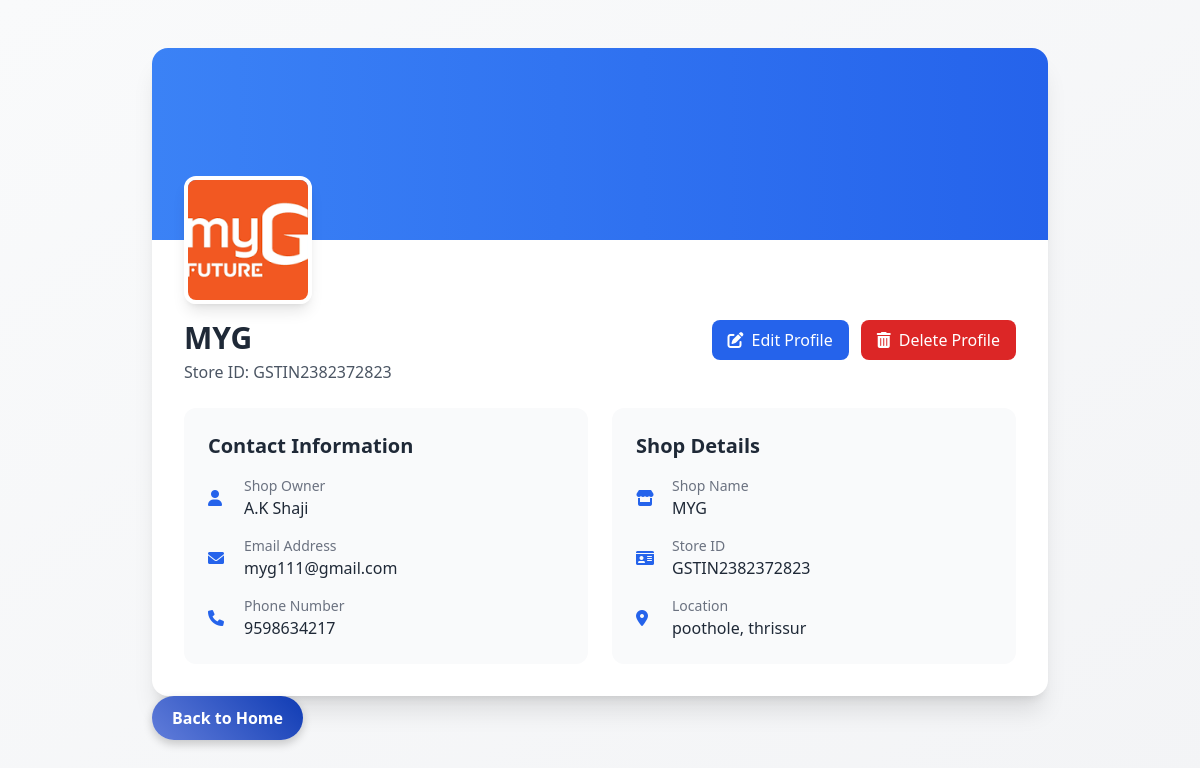
/shopviewprofile/ (signed in), run on the app's committed database.
### app/models.py (models this page shows, shortened)
class shopregister(models.Model):
    shopname=models.CharField(max_length=50,null=True,blank=False)
    shopownername=models.CharField(max_length=50,null=True,blank=False)
    email=models.EmailField(unique=True,null=True,blank=False)
    phone=models.IntegerField(null=True,blank=True)
    storeid=models.CharField(max_length=50,null=True,blank=False,unique=True)
    password=models.CharField(max_length=8,null=True,blank=True)
    image=models.ImageField(upload_to='shop/',null=True,blank=True)
    location=models.CharField(max_length=50,null=True,blank=False)
    status = models.CharField(max_length=10, choices=[('pending', 'Pending'), ('approved', 'Approved')], default='pending')

### app/views.py (the view)
# urls.py: path('shopviewprofile/',views.shopviewprofile,name='shopviewprofile'),
def shopviewprofile(request):
    try:
        email=request.session['semail']
        shop=shopregister.objects.get(email=email)
        if shop:
            return render(request,'shopviewprofile.html',{'shop':shop})
        else:
            return redirect('shoplogin')
    except Exception as e:
        print (e)
        return redirect('shoplogin')

### app/templates/shopviewprofile.html (shortened to what this page needs)
<!DOCTYPE html>
<html lang="en">
<head>
    <script src="https://cdn.tailwindcss.com"></script>
    <link href="https://cdnjs.cloudflare.com/ajax/libs/font-awesome/6.0.0/css/all.min.css" rel="stylesheet">
</head>
<body class="bg-gradient-to-br from-gray-50 to-gray-100 min-h-screen py-12 px-4">
    <div class="max-w-4xl mx-auto">
        <div class="bg-white rounded-2xl shadow-xl overflow-hidden">
            <div class="relative h-48 bg-gradient-to-r from-blue-500 to-blue-600">
                <div class="absolute -bottom-16 left-8">
                    <img src="{{ shop.image.url }}" alt="{{ shop.shopname }}'s Image"
                         class="w-32 h-32 rounded-xl border-4 border-white shadow-lg object-cover">
                </div>
            </div>
            <div class="pt-20 px-8 pb-8">
                <div class="flex justify-between items-start mb-6">
                    <div>
                        <h1 class="text-3xl font-bold text-gray-800">{{ shop.shopname }}</h1>
                        <p class="text-gray-600 mt-1">Store ID: {{ shop.storeid }}</p>
                    </div>
                    <div class="flex space-x-3">
                        <a href="{% url 'shopeditprofile' %}"
                           class="flex items-center px-4 py-2 bg-blue-600 hover:bg-blue-700 text-white rounded-lg transition duration-300">
                            <i class="fas fa-edit mr-2"></i>
                            Edit Profile
                        </a>
                        <a href="/shopdelprofile/{{shop.id}}/"
                           onclick="return confirm('Are you sure you want to delete your profile? This action cannot be undone.')"
                           class="flex items-center px-4 py-2 bg-red-600 hover:bg-red-700 text-white rounded-lg transition duration-300">
                            <i class="fas fa-trash-alt mr-2"></i>
                            Delete Profile
                        </a>
                    </div>
                </div>
                <div class="grid grid-cols-1 md:grid-cols-2 gap-6">
                    <div class="bg-gray-50 rounded-xl p-6 space-y-4">
                        <h2 class="text-xl font-semibold text-gray-800 mb-4">Contact Information</h2>
                        <div class="flex items-center space-x-3">
                            <i class="fas fa-user text-blue-600 w-6"></i>
                            <div>
                                <p class="text-sm text-gray-500">Shop Owner</p>
                                <p class="text-gray-800 font-medium">{{ shop.shopownername }}</p>
                            </div>
                        </div>
                        <div class="flex items-center space-x-3">
                            <i class="fas fa-envelope text-blue-600 w-6"></i>
                            <div>
                                <p class="text-sm text-gray-500">Email Address</p>
                                <p class="text-gray-800 font-medium">{{ shop.email }}</p>
                            </div>
                        </div>
                        <div class="flex items-center space-x-3">
                            <i class="fas fa-phone text-blue-600 w-6"></i>
                            <div>
                                <p class="text-sm text-gray-500">Phone Number</p>
                                <p class="text-gray-800 font-medium">{{ shop.phone }}</p>
                            </div>
                        </div>
                    </div>
                    <div class="bg-gray-50 rounded-xl p-6 space-y-4">
                        <h2 class="text-xl font-semibold text-gray-800 mb-4">Shop Details</h2>
                        <div class="flex items-center space-x-3">
                            <i class="fas fa-store text-blue-600 w-6"></i>
                            <div>
                                <p class="text-sm text-gray-500">Shop Name</p>
                                <p class="text-gray-800 font-medium">{{ shop.shopname }}</p>
                            </div>
                        </div>
                        <div class="flex items-center space-x-3">
                            <i class="fas fa-id-card text-blue-600 w-6"></i>
                            <div>
                                <p class="text-sm text-gray-500">Store ID</p>
                                <p class="text-gray-800 font-medium">{{ shop.storeid }}</p>
                            </div>
                        </div>
                        <div class="flex items-center space-x-3">
                            <i class="fas fa-map-marker-alt text-blue-600 w-6"></i>
                            <div>
                                <p class="text-sm text-gray-500">Location</p>
                                <p class="text-gray-800 font-medium">{{ shop.location }}</p>
                            </div>
                        </div>
                    </div>
                </div>
            </div>
        </div>
        <a href="/seller_list/" class="back-home">Back to Home</a>
    </div>
</body>
</html>

### app/templates/shopviewprofile.html (style rules this page uses)
.back-home { display: inline-block; padding: 10px 20px; font-size: 16px; font-weight: bold; text-decoration: none; color: white; background: linear-gradient(45deg, #617dda, #103cb4); border-radius: 25px; transition: all 0.3s ease; box-shadow: 0 4px 10px rgba(0, 0, 0, 0.2); }

### data on the page
shopregister: image (picture), shopname "MYG", storeid "GSTIN2382372823", shopownername "A.K Shaji", email "myg111@gmail.com", phone "9598634217", location "poothole, thrissur"
